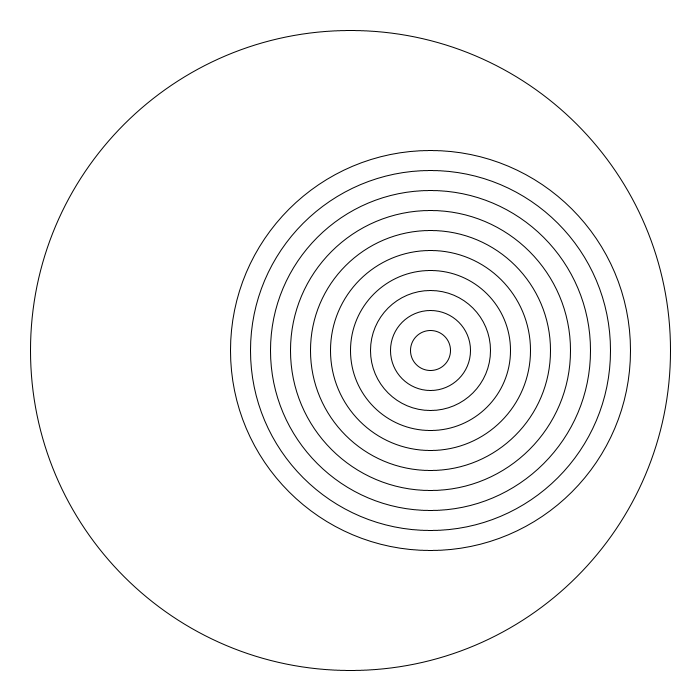
Frame 1 (no input)
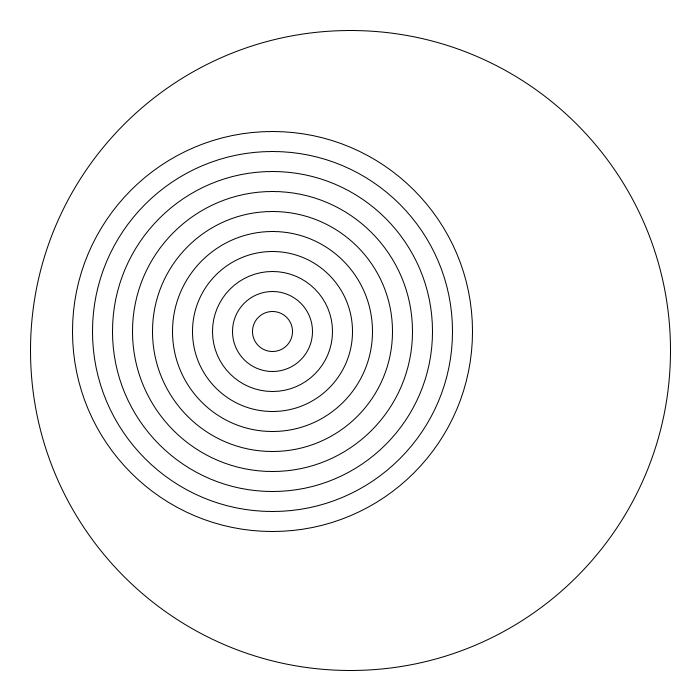
Frame 60 (the mouse pressed at the canvas centre just before this capture)
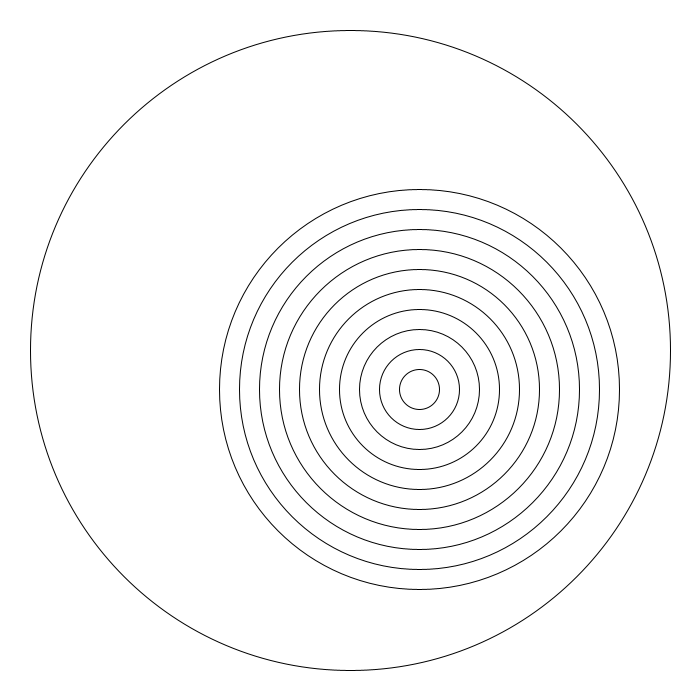
Frame 120 (the mouse held since frame 60 and released just before this capture)

The Processing sketch that drew these frames (run headless with seeded random() and noise(); from frame 60 on, the mouse is pressed at the canvas centre):

// Processing sketch: Benussi_Psychokinematic_Object
// ── Benussi_Psychokinematic_Object.pde
PVector center;
float angle;
float radius;
float x;
float y;

void setup(){
  size(700,700);
  center = new PVector(width/2, height/2);

  PVector point = new PVector(350, 270);

  float deltaX = center.x - point.x;
  float deltaY = center.y - point.y;
  angle = atan2(deltaX, deltaY);

  radius = dist(center.x, center.y, point.x, point.y);

  ellipseMode(RADIUS);
}
 
void draw(){
  background(255);
  noFill();
  
  ellipse(center.x, center.y, 320, 320);

  x = center.x + cos(angle)*radius;
  y = center.y + sin(angle)*radius;

  ellipse(x, y, 20, 20);
  ellipse(x, y, 40, 40);
  ellipse(x, y, 60, 60);
  ellipse(x, y, 80, 80);
  ellipse(x, y, 100, 100);
  ellipse(x, y, 120, 120);
  ellipse(x, y, 140, 140);
  ellipse(x, y, 160, 160);
  ellipse(x, y, 180, 180);
  ellipse(x, y, 200, 200);

  if (keyPressed == true) {
    angle = 0;
  } else {
    angle += PI/55;
  }
  
}
